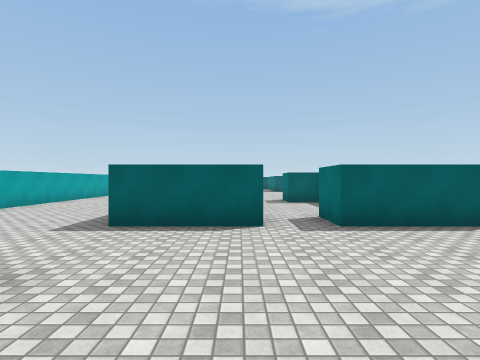
View 1 (above)

24 first-person views from a walk through a Unity game level. The camera is 1.5 m above the floor, looks level and sees 80° across. The floor is counted in squares, 2 m on a side. Each view is taken from the middle of a square. On the plan, view 1 faces up. The plan holds only what a view shows up to about 10 squares ahead; the rest is blank. The player is left out. Surface patterns are stand-ins for the level's own textures.

View 2
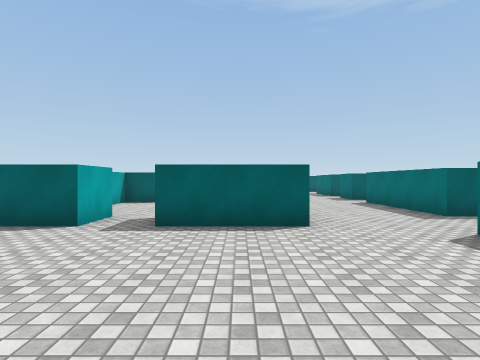

View 3
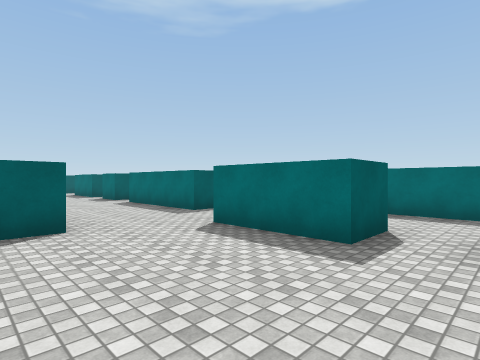

View 4
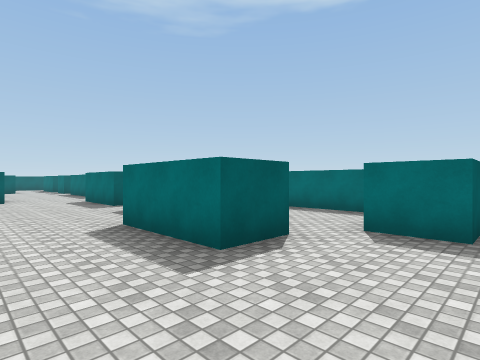

View 5
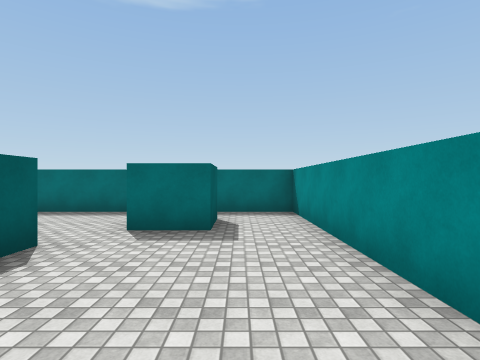

View 6
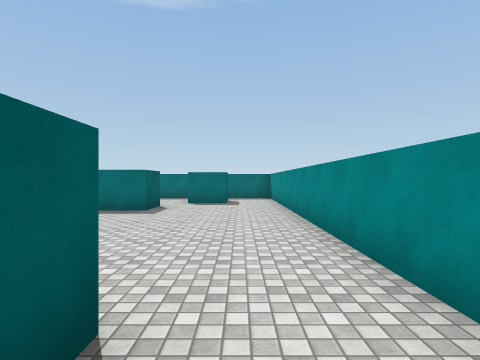

View 7
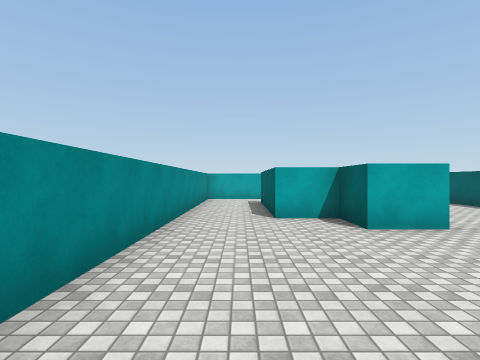

View 8
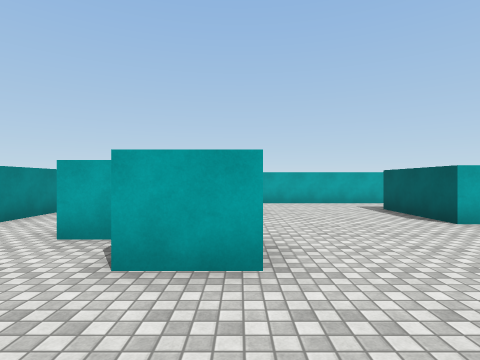

View 9
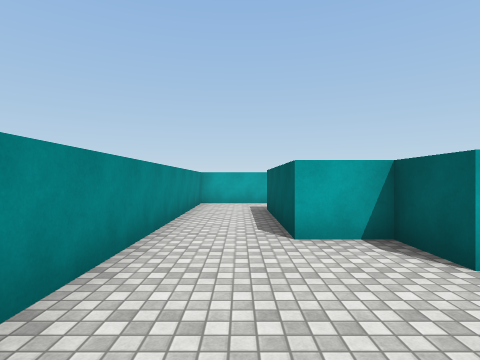

View 10
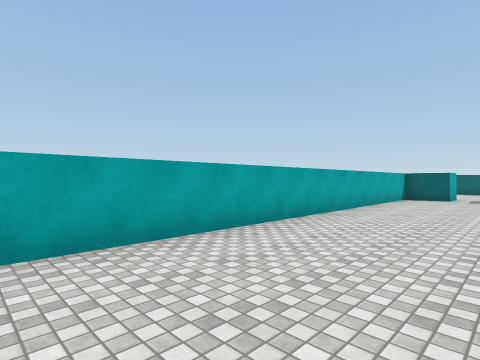

View 11
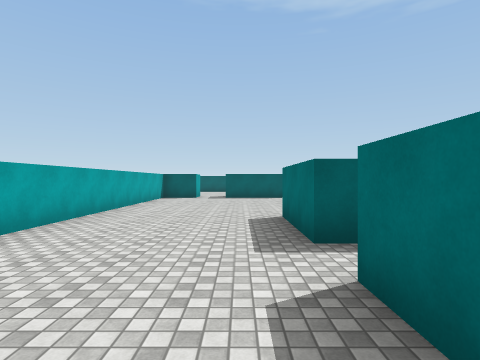

View 12
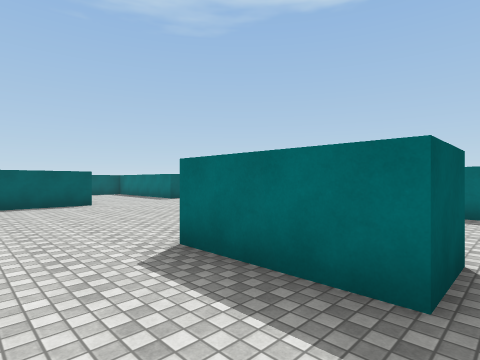

View 13
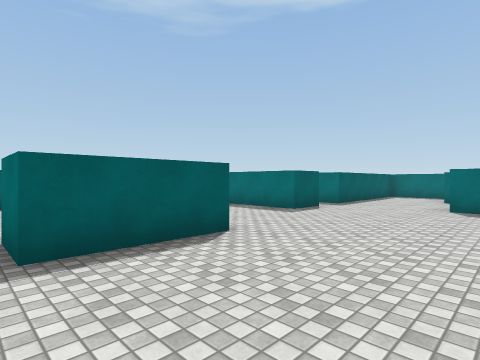

View 14
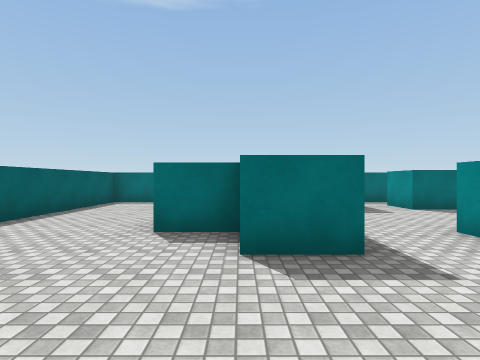

View 15
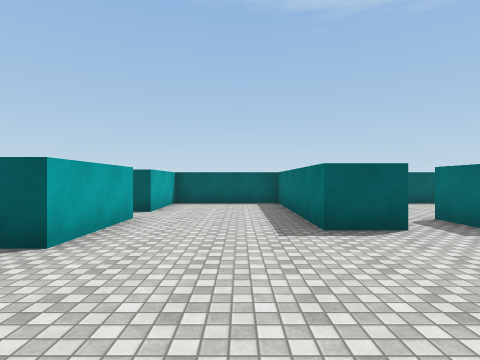

View 16
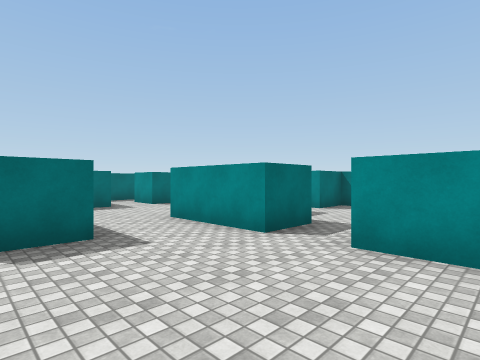

View 17
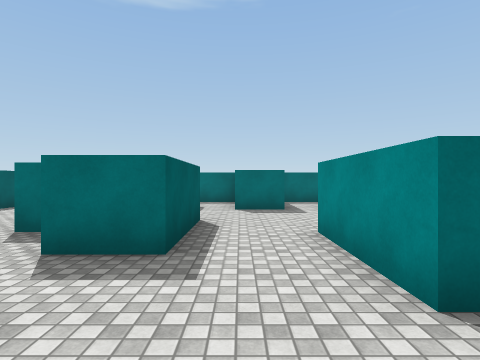

View 18
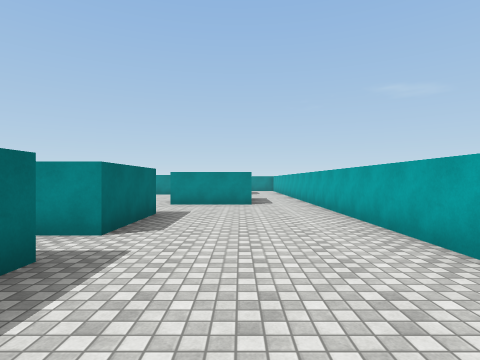

View 19
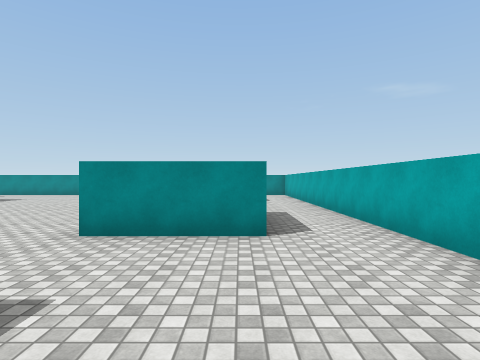

View 20
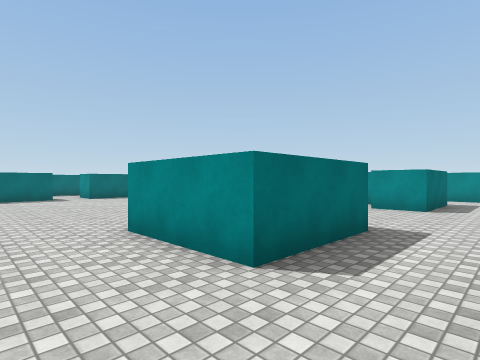

View 21
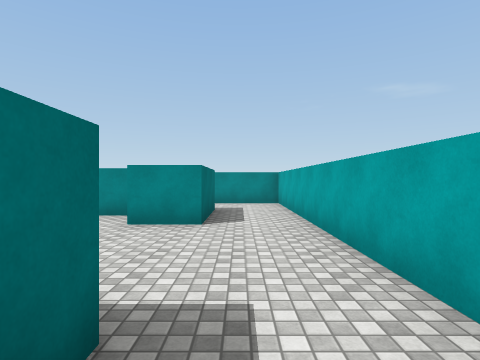

View 22
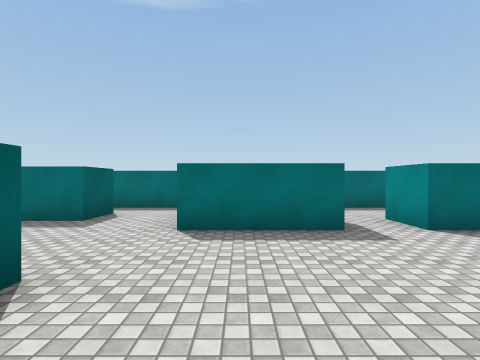

View 23
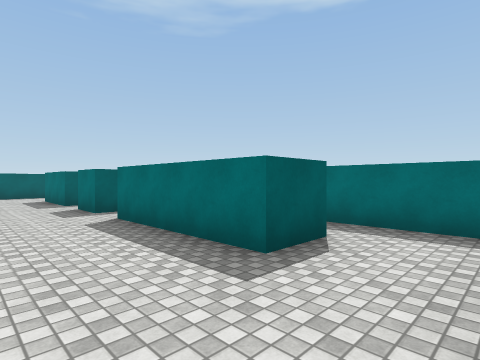

View 24
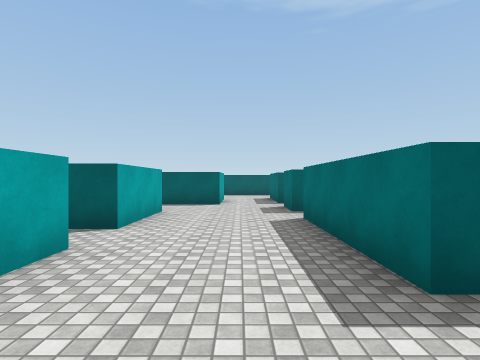

### Floor plan
Points are (right, up) in squares from view 1. A wall is a line through its corners. A room is listed if a view was taken in it or the views show most of it. See-through windows are left out.
Room 1 (views 1, 2, 3, 4, 5, 6, 7, 8, 9, 21, 22, 23, 24)
walls: (6.3, -0.6) (6.3, 0.2) (7.5, 0.2); (0.6, -3.8) (0.6, -5.1) (-0.6, -5.1) (-0.6, -6.3) (-4.4, -6.3) (-4.4, -3.8) (-3, -3.8); (7.5, 1.4) (6.3, 1.4) (6.3, 4); (4.2, 4.6) (1.6, 4.6); (-1.9, 0.1) (-1.9, -0.3) (-4.4, -0.3) (-4.4, 2.2); (0.4, 4.6) (-2.1, 4.6); (6.4, -4.7) (5, -4.7) (5, -2.1); (4.1, 7.1) (4.1, 6.1); (-2.8, -5.1) (-2, -5.1); (8.5, 5.9) (7.3, 5.9) (7.3, 9.6) (8.5, 9.6); (9.8, -4.4) (9.8, 2.2); (9.8, 4.4) (9.8, 6.6); (8.6, -6.6) (7.3, -6.6) (7.3, -5.2); (-6.3, 3.5) (-6.3, -8.2) (9.8, -8.2) (9.8, -6.4); (4.1, 10.9) (4.1, 8.4); (9.8, 8.9) (9.8, 10.5); (7.8, 10.9) (7.3, 10.9) (7.3, 12.1); (5.4, 12.7) (4.5, 12.7); (5.4, 13.5) (5.4, 13)
ways out: opening at (-5.5, 3.5) to room 2; opening at (-2, 3.5) to room 2; opening at (3.5, 11.5) to room 2; opening at (6.5, 14.5) to room 2; opening at (1, 5) to room 3; opening at (3.5, 8) to room 3; opening at (8, 13)
Room 2 (views 10, 11, 12, 13, 14, 15, 16, 17, 18, 19, 20)
walls: (-0.8, 10.9) (0.4, 10.9); (0.1, 9.6) (-0.9, 9.6); (1.6, 9.6) (1.6, 10.9) (4.1, 10.9); (4.1, 14) (4.1, 15.2); (4.5, 12.7) (2.9, 12.7) (2.9, 14); (-0.9, 8.4) (-2.1, 8.4) (-2.1, 10.9); (3.6, 18.2) (2.3, 18.2) (2.3, 23.2) (-1.1, 23.2) (-1.1, 20.7); (-1.1, 19.6) (-1.1, 17.1) (-3.6, 17.1); (-6.3, 15.9) (-6.3, 3.5); (7.3, 13.4) (7.3, 15.9); (-2.1, 4.6) (-2.1, 7.1) (-1.1, 7.1); (9.8, 16.9) (9.8, 18.2) (4.8, 18.2) (4.8, 19.5); (-4.4, 2.2) (-1.8, 2.2)
ways out: opening at (-5.5, 3.5) to room 1; opening at (-2, 3.5) to room 1; opening at (3.5, 11.5) to room 1; opening at (6.5, 14.5) to room 1; opening at (-1.5, 8) to room 3; opening at (1, 10) to room 3; opening at (-4, 17.5); opening at (-1.5, 20); opening at (4, 19)
Room 3 (no view inside)
walls: (0.4, 5.9) (0.4, 4.6); (2.9, 5.9) (2.9, 7.1); (1.6, 4.6) (1.6, 5.9); (2.8, 9.6) (1.6, 9.6); (-0.9, 9.6) (-0.9, 8.6); (4.1, 8.4) (3.4, 8.4)
ways out: opening at (1, 5) to room 1; opening at (3.5, 8) to room 1; opening at (-1.5, 8) to room 2; opening at (1, 10) to room 2

Where each view was taken, in squares from view 1:
view 1: 0 up, 0 right, facing up
view 2: 0 up, 3 right, facing up
view 3: 0 up, 3 right, facing up-right
view 4: 7 down, 3 right, facing up-right
view 5: 7 down, 3 right, facing right
view 6: 7 down, 2 left, facing right
view 7: 7 down, 5 right, facing left
view 8: 4 down, 3 right, facing left
view 9: 7 down, 3 right, facing left
view 10: 5 up, 3 left, facing up-left
view 11: 5 up, 3 left, facing up
view 12: 8 up, 4 left, facing up-right
view 13: 14 up, 4 left, facing up-right
view 14: 14 up, 0 right, facing right
view 15: 14 up, 1 right, facing up
view 16: 14 up, 1 left, facing down-right
view 17: 12 up, 0 right, facing right
view 18: 11 up, 4 left, facing down
view 19: 6 up, 4 left, facing down
view 20: 4 up, 6 left, facing down-right
view 21: 1 up, 5 left, facing down
view 22: 3 up, 2 right, facing right
view 23: 4 up, 5 right, facing up-right
view 24: 4 up, 6 right, facing up
